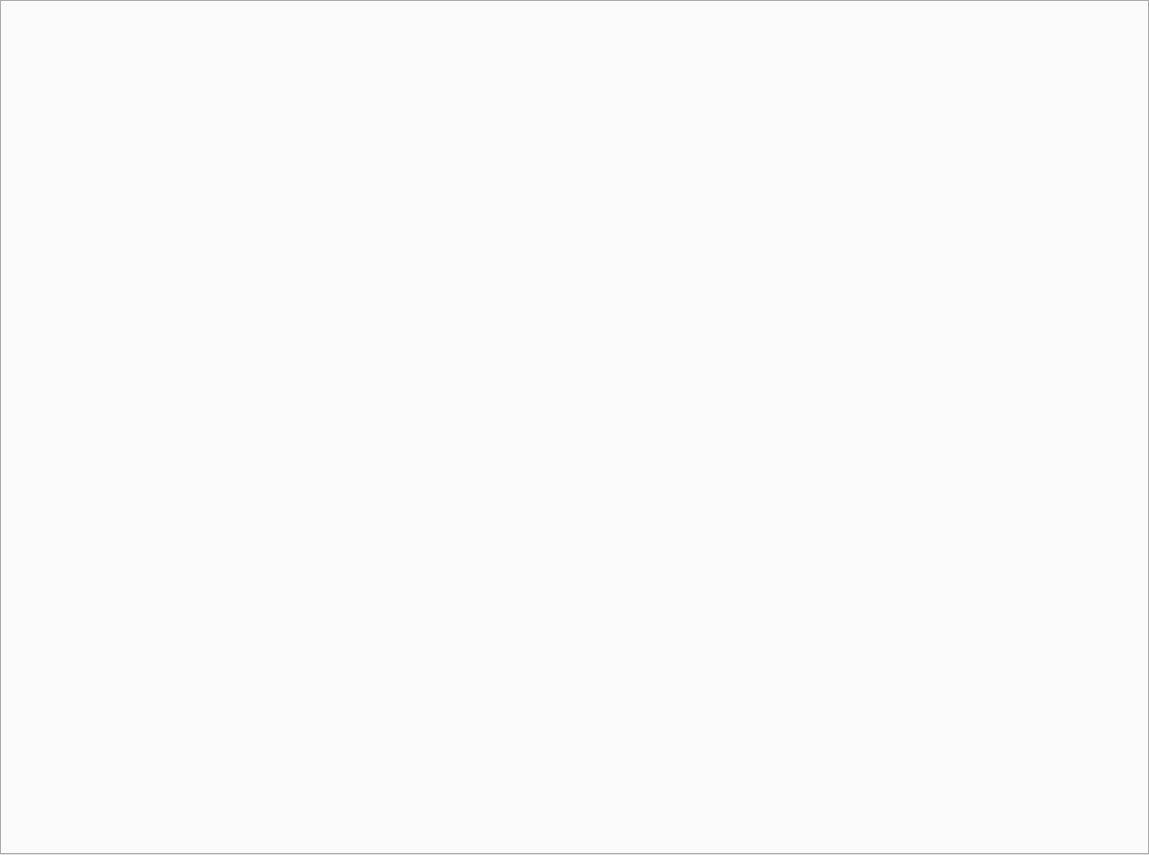
<?xml version="1.0" encoding="UTF-8"?>
<ui version="4.0">
 <class>CMultiDocumentWorkspaceGuiCompBase</class>
 <widget class="QWidget" name="CMultiDocumentWorkspaceGuiCompBase">
  <property name="geometry">
   <rect>
    <x>0</x>
    <y>0</y>
    <width>1149</width>
    <height>855</height>
   </rect>
  </property>
  <layout class="QVBoxLayout" name="verticalLayout">
   <property name="spacing">
    <number>0</number>
   </property>
   <property name="leftMargin">
    <number>0</number>
   </property>
   <property name="topMargin">
    <number>0</number>
   </property>
   <property name="rightMargin">
    <number>0</number>
   </property>
   <property name="bottomMargin">
    <number>0</number>
   </property>
   <item>
    <widget class="QTabWidget" name="Tabs">
     <property name="tabPosition">
      <enum>QTabWidget::North</enum>
     </property>
    </widget>
   </item>
  </layout>
 </widget>
 <resources>
  <include location="imtgui.qrc"/>
 </resources>
 <connections/>
</ui>
